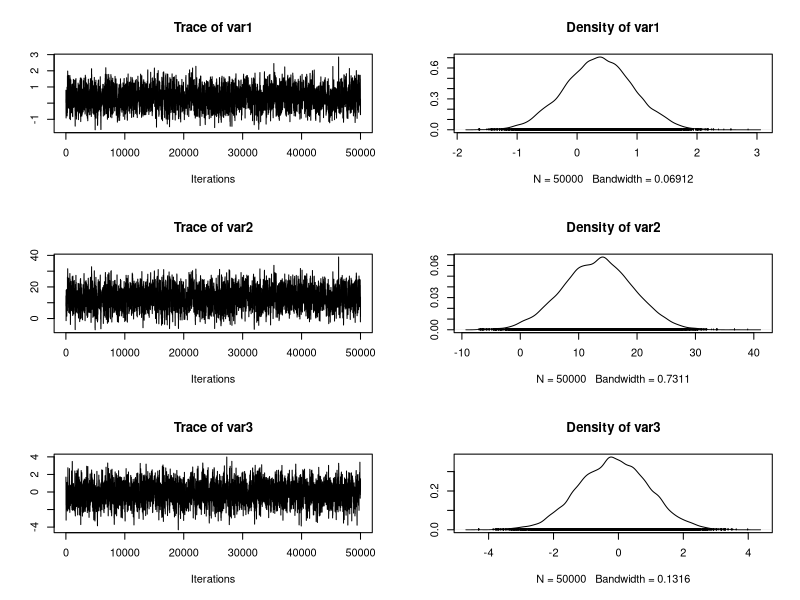
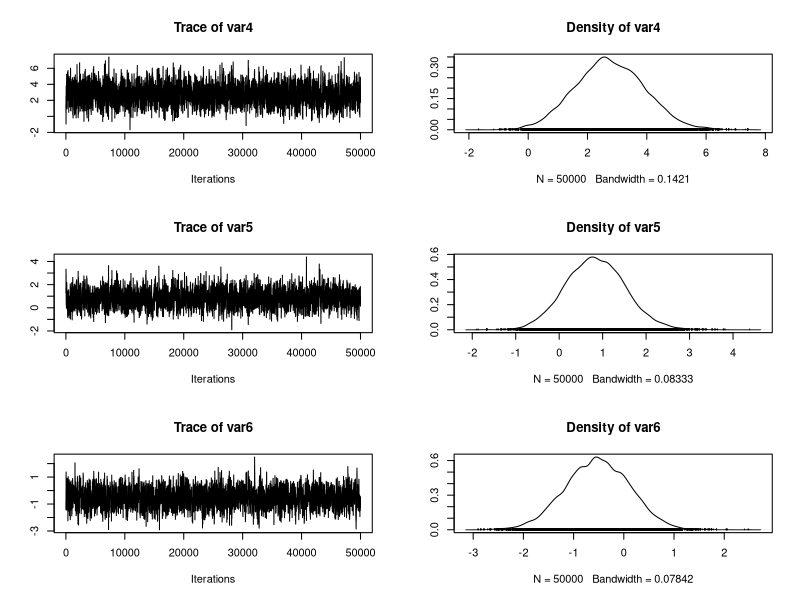
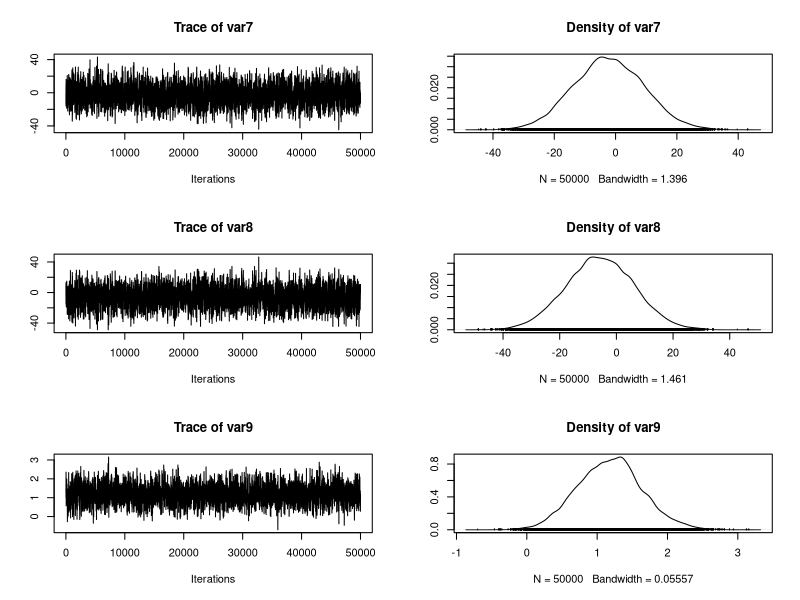
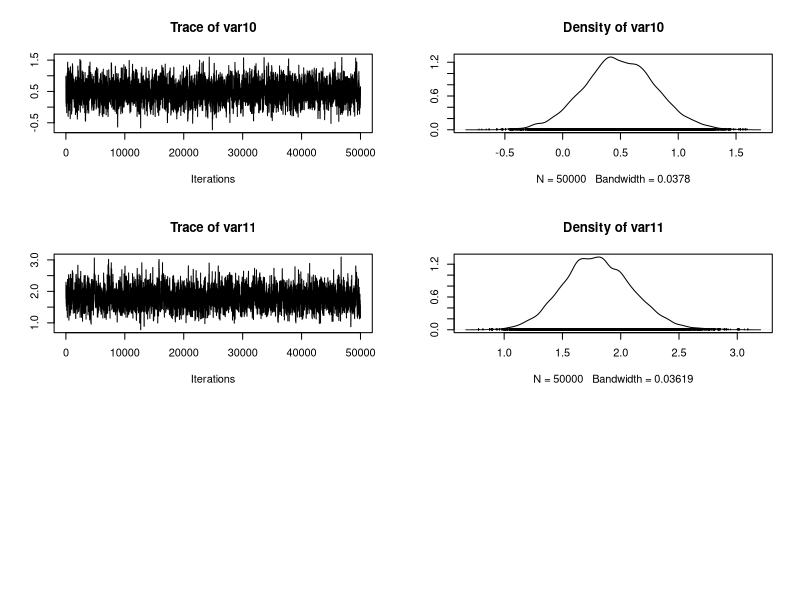
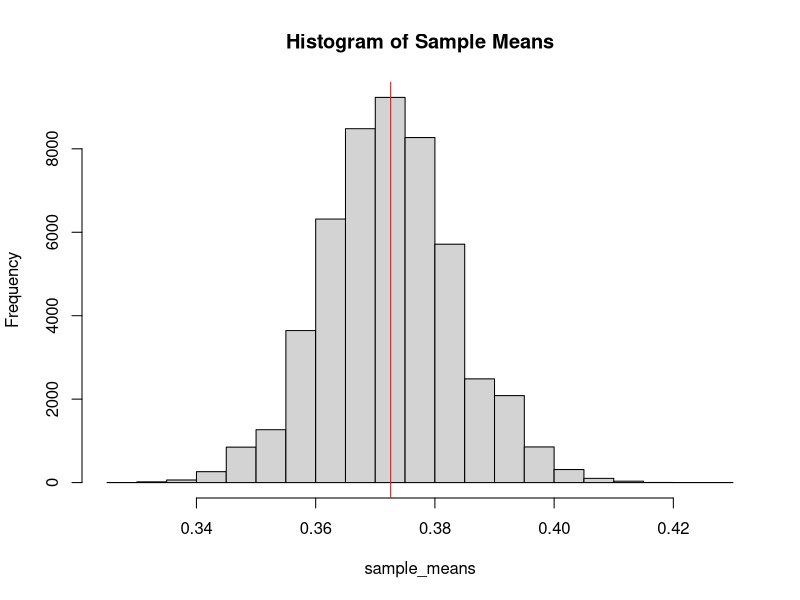

Generate these figures, in order, with R:
#Homework 3
#setwd("~/GitHub/Stuff/HW1/BayesLogit")

library(mvtnorm)
library(coda)
library(boot)
library(MCMCpack)
library(xtable)


##Load and Format the Data

data<-read.table("breast_cancer.txt", stringsAsFactors=FALSE)
#col.names<-c("area","compactness","concavepts","concavity","fracdim", "perimeter", "radius", "smoothness", "symmetry", "texture", "diagnosis")
col.names<-c("F1","F2","F3","F4","F5","F6","F7","F8","F9","F10","diagnosis")
colnames(data)<-col.names
data<-data[2:570,]
data["D"]<-NA
data$D<-ifelse(data$diagnosis=="M",1,0) # 1 if M, 0 if B

      
y<-matrix(data$D,569,1)


## I realize I could have done this more efficient! Time time time!
F1<-scale(as.numeric(as.character(data$F1)))
F2<-scale(as.numeric(as.character(data$F2)))
F3<-scale(as.numeric(as.character(data$F3)))
F4<-scale(as.numeric(as.character(data$F4)))
F5<-scale(as.numeric(as.character(data$F5)))
F6<-scale(as.numeric(as.character(data$F6)))
F7<-scale(as.numeric(as.character(data$F7)))
F8<-scale(as.numeric(as.character(data$F8)))
F9<-scale(as.numeric(as.character(data$F9)))
F10<-scale(as.numeric(data$F10))
scaled.X<-cbind(F1,F2,F3,F4,F5,F6,F7,F8,F9,F10,data$D)
colnames(scaled.X)<-col.names<-c("F1","F2","F3","F4","F5","F6","F7","F8","F9","F10","diagnosis")
scaled.X<-data.frame(scaled.X)
C<-c(rep(1,569))
X<-as.matrix(cbind(C,scaled.X[,1:10])) #standardize covariates

#Setup prior distribution of Beta#
mu<-c(rep(0,11))
s.var<-c(rep(1000,11))
s<-diag(s.var)

##functions##
log.f.y<-function(B){dbinom(y,1,inv.logit(X%*%B),log=TRUE)} #this is f(y|B), log scale
log.f.B<-function(B){dmvnorm(B,mu,s,log=TRUE)} #this is p(B), prior dist. of B, log scale
log.target.density<-function(B){log.f.B(B)+sum(log.f.y(t(B)))} #this is the posterior distr. (proportionate)
alpha<-function(A,B){log.target.density(A)-log.target.density(B)}


#Generate Proposed Betas
#Proposed Density is multivariate normal, mean(beta(t),covariance matrix)

#A good place to start for the covariance matrix is the covariance matrix
#of the coefficients under logistic regression (thanks Chris Aden).

#Compute the covariance variance matrix of the Logistic Regression estimates

y.log<-glm(formula=diagnosis~F1+F2+F3+F4+F5+F6+F7+F8+F9+F10,family="binomial", data=scaled.X, control = list(maxit = 50))

log.beta<-as.matrix(y.log$coef)

scaled.X["pi"]<-NA
scaled.X$pi<-inv.logit(X%*%log.beta)

scaled.X["vi"]<-NA
scaled.X$vi<-scaled.X$pi*(1-scaled.X$pi)

vi<-as.vector(scaled.X$vi)
V<-diag(vi)

#sigma values:
sigma<-solve(t(X)%*%V%*%X)



#Create Sample Beta Matrix 
burnin<-1000
niter<-50000
beta.samples<-matrix(NA,niter+burnin,11)
n.accept<-0
n.accept.burn<-0
beta.current<-matrix(c(rep(0,11)),1,11)
log.U<-log(runif(burnin+niter))
##Tuning Parameter for Sigma
v.tune<-1.75

#MH algorithm

bayes.log.reg<-for (t in 1:(niter+burnin)){
  prop.beta<-rmvnorm(1,mean = beta.current,sigma=sigma,method="svd") #propose a new beta
  log.alpha<-alpha(prop.beta,beta.current) #calculate alpha (accept or reject ratio)
  U<-log.U[t]
  if(U < log.alpha){beta.current<-prop.beta}
  if(t>burnin & U < log.alpha)
  {n.accept<-n.accept+1} 
  beta.samples[t,]<-beta.current
  if(t<(burnin+1) & U < log.alpha)
  {n.accept.burn<-n.accept.burn+1}
  if(t==(.25)*burnin|t==(.5)*burnin|t==(.75)*burnin|t==(1.0)*burnin){
    if(n.accept.burn/t> .40){sigma<-v.tune*sigma}
    else{if(n.accept.burn/t<.20)
    {sigma<-sigma/v.tune}}
    print(cat(paste("Burnin Acceptance rate is  ",100*round(n.accept.burn/t,2),"%",sep="")))
    flush.console()}
  if(t>burnin & t%%1000==0){print(cat(paste("Acceptance rate is ",100*round(n.accept/(t-burnin),2),"%",sep="")))
                            flush.console()
  }
  
}

#Discard the burnin beta.samples

beta.samples<-beta.samples[(burnin +1):(burnin+niter),]
beta_check<-beta.samples
#Get information about your run

cat(paste("Acceptance rate was ",100*round(n.accept/niter,2),"%\n",sep="")) 
beta.samples<-mcmc(beta.samples)
ess <- effectiveSize(beta.samples)
cat("Effective sample size:\n") ; print(ess)

beta.samples<-mcmc(beta.samples)
pdf("Plots_BC.pdf")
plot(beta.samples)
dev.off()

##Generate quantiles for beta.samples
pv1 <- c(1,5,25,50,75,95,99,100)/100
beta.q <- apply(beta.samples,2,quantile,probs=pv1)
beta.q<-round(beta.q,2)

#colnames
col.names1<-c("Intercept","area","compactness","concavepts","concavity","fracdim", "perimeter", "radius", "smoothness", "symmetry", "texture")
colnames(beta.q)<-col.names1

#Decide if covariate is related or not
sig.beta<-matrix(0,1,11)
for (i in 1:11){if(beta.q[1,i]<0 && beta.q[7,i]>0){sig.beta[,i]="NR"}else{sig.beta[,i]="R"}}
beta.q<-rbind(beta.q,sig.beta)


##posterior predictive check##
y_check<-matrix(0,569,niter)
for(i in 1:niter){
b<-as.matrix(beta_check[i,])
y.curr<-as.matrix(rbinom(569,1,inv.logit(X%*%b)))
y_check[,i]<-y.curr
}

png("sample.png")
sample_means<-apply(y_check,2,mean)
true_mean<-mean(y)
hist(sample_means, main="Histogram of Sample Means")
abline(v=true_mean,col="red")
dev.off()


###auto lag 1

lag1 = sapply(1:11, function (i) acf(beta.samples[,i],plot=F)$acf[2])

t = t(as.table(lag1))
colnamest<-c("\beta1","\beta2","\beta3","\beta4","\beta5","\beta6","\beta7","\beta8","\beta9","\beta10","\beta11")
colnames(t)<-colnamest
